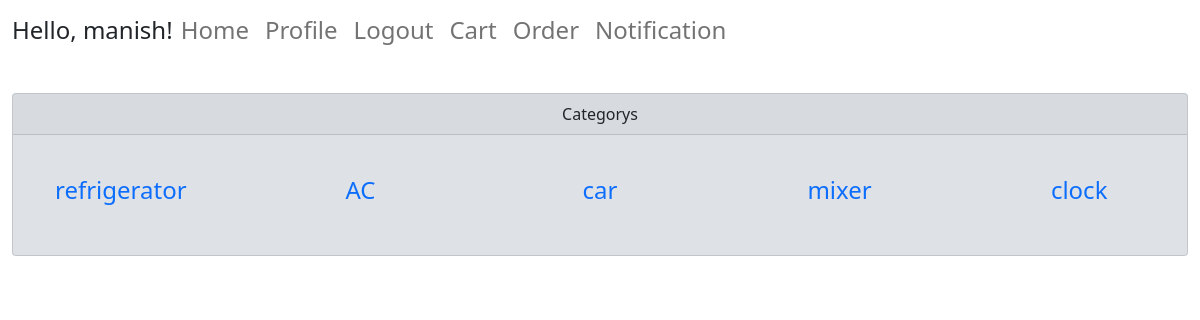
Page /category/1 (signed in) on the committed database.
### user/models.py (models this page shows)
class Categorys(models.Model):
    service = models.CharField(max_length=100 )
    category = models.CharField(max_length=100 )
    def __str__(self):
        return self.category

### user/views.py (the view)
# urls.py: path('category/<int:pk>' , views.category , name = 'category'),
def category(req, pk):
    if req.user.is_authenticated:
        user_obj = req.user
        profile_obj = Profile.objects.filter(user = user_obj).first()
        if profile_obj is None:
            return redirect('/login')
    ser_obj = Services.objects.filter(pk = pk).first()
    if not ser_obj.sub_category:
        return redirect(f'/service/{ser_obj.id}')
    cat_obj = Categorys.objects.filter(service = ser_obj.service)
    print(cat_obj)
    return render(req , 'user/category.html' , {"categorys":cat_obj , 'serviceid': ser_obj.id})

### user/templates/user/category.html
{% extends 'user/base.html' %}
{% block content %}
<div class="card" style="background-color:#dee2e6;">
        <div class="card-header d-flex justify-content-center align-items-center" >
            Categorys
        </div>
        <div class="card-block" >
            <div class="row">
                {% for category in categorys %}
                    <div class="col-md-2  d-flex justify-content-center align-items-center" style="width: 20%; height:10vw; ">
                        <h4><a href = "{% url 'service' servicepk=serviceid categorypk=category.id%}" style ="text-decoration: none;">{{category.category}}</a></h4>
                    </div>
                {% endfor %}
            </div>
        </div>
</div>
{% endblock %}

### user/templates/user/base.html (shortened to what this page needs)
<html>
  <head>
    <link href="https://cdn.jsdelivr.net/npm/bootstrap@5.1.3/dist/css/bootstrap.min.css" rel="stylesheet">
  </head>
  <body >
  <div class="container-fluid" >
    <nav class="navbar navbar-expand-lg navbar-light ">
      <h4>Hello, {{ user.username|default:'Guest' }}! </h4>
      <div class="collapse navbar-collapse" id="navbarNav">
        <ul class="navbar-nav">
        <li class="nav-item active">
            <h4><a class="nav-link" href="{% url 'user'%} ">Home </a></h4>
        </li>
      {% if user.is_authenticated %}
        <li class="nav-item active">
            <h4><a class="nav-link" href="{% url 'profile'%} ">Profile </a></h4>
        </li>
        <li class="nav-item active">
            <h4><a class="nav-link" href="{% url 'logout'%} ">Logout </a></h4>
        </li>
        <li class="nav-item">
            <h4><a class="nav-link" href="{% url 'cart'%}">Cart</a></h4>
        </li>
        <li class="nav-item">
            <h4><a class="nav-link" href="{% url 'order'%}">Order</a></h4>
        </li>
        <li class="nav-item">
          <h4><a class="nav-link" href="{% url 'notification'%}">Notification</a></h4>
        </li>
        </ul>
      </div>
      {% endif %}
    </nav>
    <br>
    {% block content %}
    {% endblock %}
  </div>
  </body>
</html>

### rows in the picture
Categorys: category "refrigerator"
Categorys: category "AC"
Categorys: category "car"
Categorys: category "mixer"
Categorys: category "clock"

### other values in the picture
{{ user.username|default:'Guest' }} "manish"
